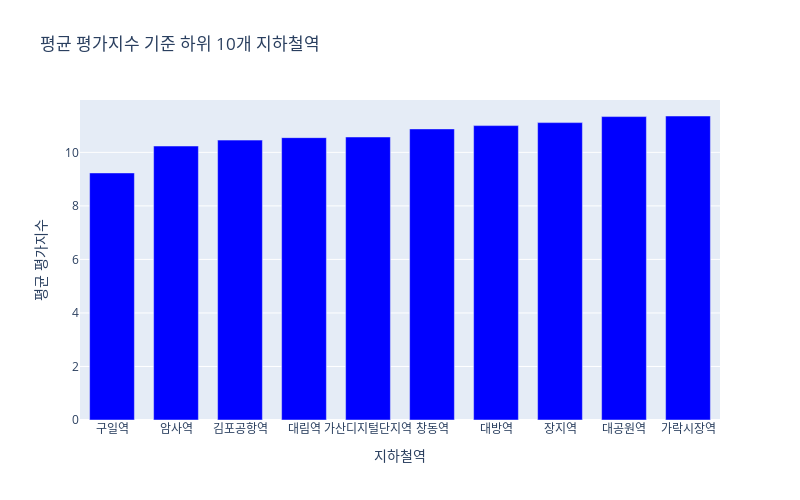

This figure's notebook cell:
### Code cell
# value 오름차순 정렬 (작은 값이 먼저 오게)
station_avg_sorted = station_avg.sort_values(by='value', ascending=True)

# 하위 10개만 추출
bottom10 = station_avg_sorted.head(10)
print("전체 카페의 평균 평가지수:", avg_value)

# 그래프 그리기
fig = px.bar(
    bottom10,
    x='station',
    y='value',
    title='평균 평가지수 기준 하위 10개 지하철역',
    color_discrete_sequence=['blue']
)

fig.update_layout(
    width=800,
    height=500,
    bargap=0.3,
    xaxis_title='지하철역',
    yaxis_title='평균 평가지수'
)

fig.show()

### Figure 1 — Plotly figure (JSON) as saved in the notebook; plotly's stock layout.template omitted (floating-point values rounded to 4 significant figures)
{"data": [{"hovertemplate": "station=%{x}<br>value=%{y}<extra></extra>", "legendgroup": "", "marker": {"color": "blue", "pattern": {"shape": ""}}, "name": "", "orientation": "v", "showlegend": false, "textposition": "auto", "type": "bar", "x": ["구일역", "암사역", "김포공항역", "대림역", "가산디지털단지역", "창동역", "대방역", "장지역", "대공원역", "가락시장역"], "xaxis": "x", "y": [9.232, 10.24, 10.46, 10.55, 10.57, 10.88, 11.0, 11.11, 11.34, 11.36], "yaxis": "y"}], "layout": {"bargap": 0.3, "barmode": "relative", "height": 500, "legend": {"tracegroupgap": 0}, "title": {"text": "평균 평가지수 기준 하위 10개 지하철역"}, "width": 800, "xaxis": {"anchor": "y", "domain": [0, 1], "title": {"text": "지하철역"}}, "yaxis": {"anchor": "x", "domain": [0, 1], "title": {"text": "평균 평가지수"}}}}
